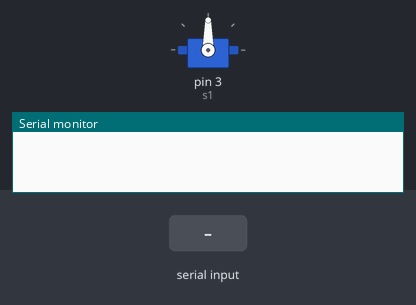
This sketch was run on a simulated Arduino Uno, built with avr-gcc and run on an emulated ATmega328P. On the bench: servo, the last lines printed to the serial monitor. The inputs (shaded band) are chosen by the test bench.

Above: at 1.2 s.
1.3 s: "90/45\n" received over Serial
At 1.6 s:
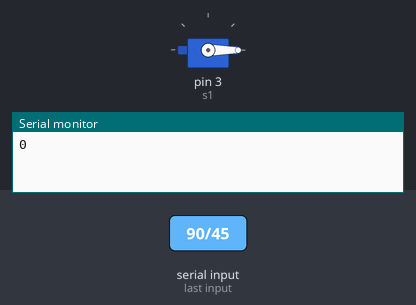
2.8 s: "30/150\n" received over Serial
At 4.8 s:
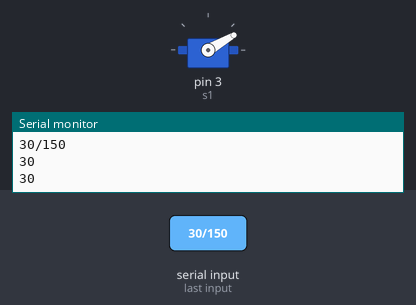
5.3 s: "200\n" received over Serial
At 6.7 s:
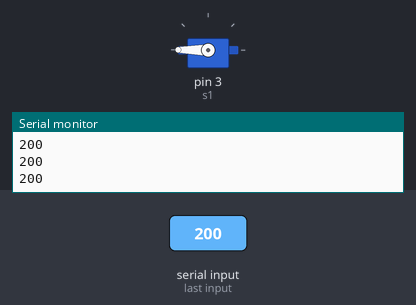
7.8 s: "90\n" received over Serial
At 8.9 s:
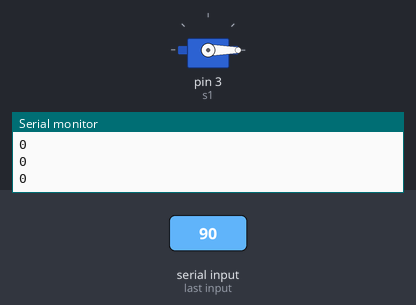
Timing chart, 0 to 10.3 s (numbered marks = the images above; inputs shaded):
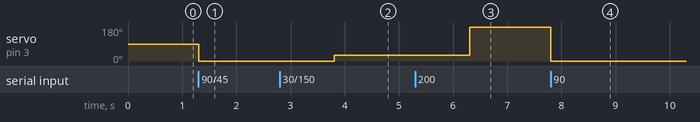

The sketch:

servoAngleTest.ino
```cpp
#include<Servo.h>
Servo s1;
void setup() {

  s1.attach(3);
  Serial.begin(9600);
}

void loop() {

  String str = "";
  if(Serial.available()){
    str = Serial.readStringUntil("\n");
    Serial.println(str);
    String data1 = str.substring(0, str.indexOf('/'));
    Serial.println(data1);
    int angle = data1.toInt();
    Serial.println(angle);
    s1.write(angle);
  }
}
```

Measured:
- after the input at 1.3 s, servo on pin 3 (s1): 90° → 0° at once
- after the input at 2.8 s, servo on pin 3 (s1): 0° → 30° after 1.0 s
- after the input at 5.3 s, servo on pin 3 (s1): 30° → 180° after 1.0 s
- after the input at 7.8 s, servo on pin 3 (s1): 180° → 0° at once
